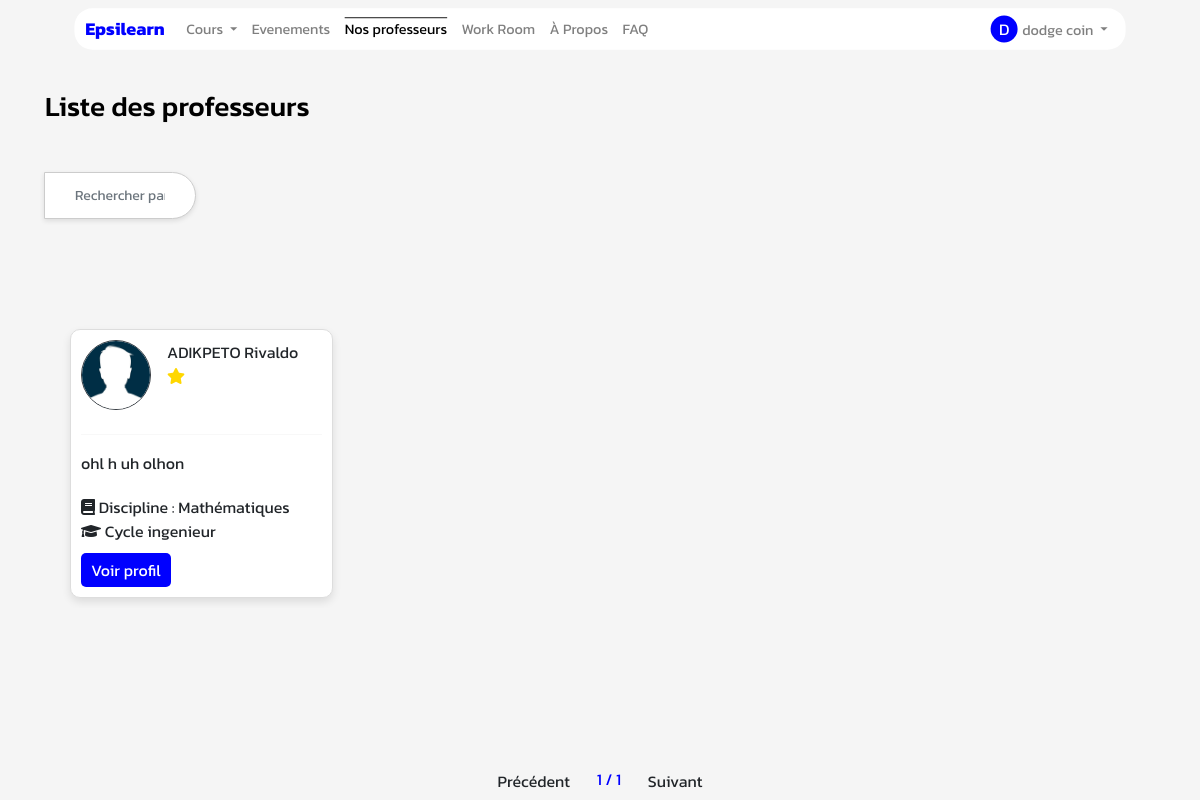
The app's page /listeprof (signed in), older data.
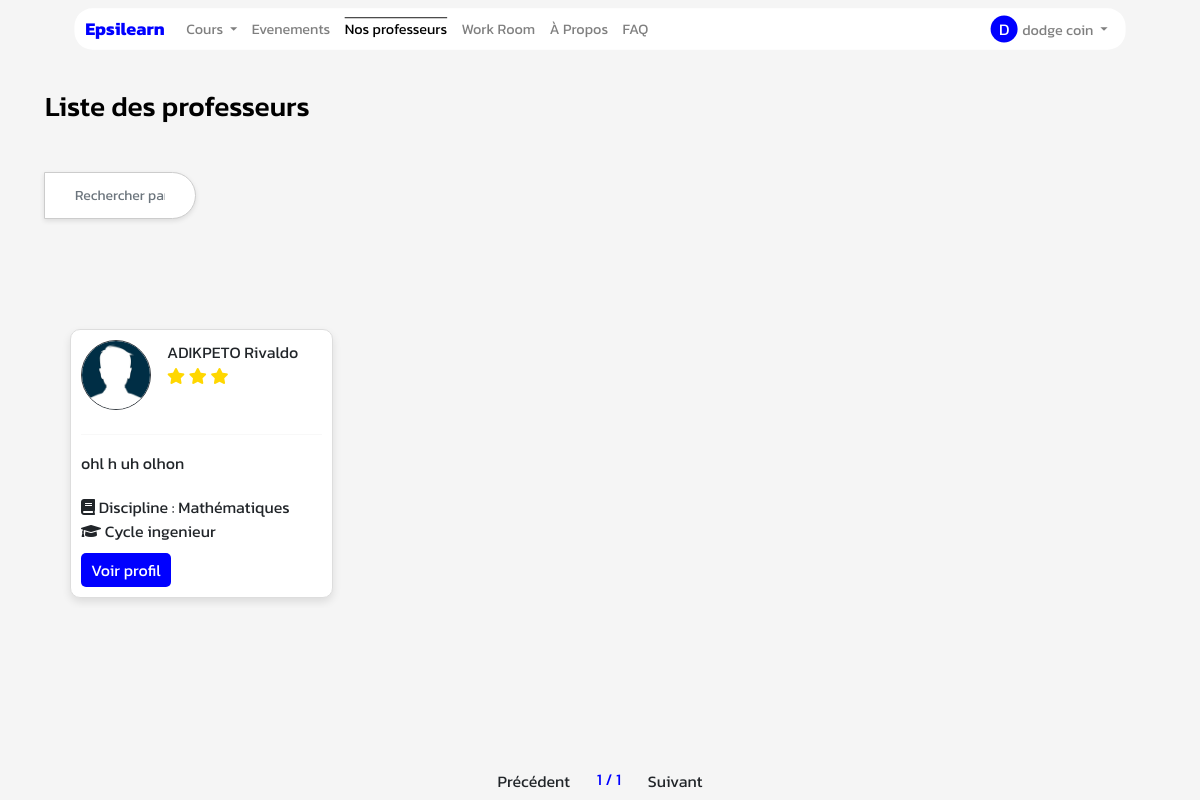
The same page, newer data.
### App/Models/models.py (models this page shows, shortened)
class User(db.Model):
    id = db.Column(db.Integer, primary_key=True)
    nom = db.Column(db.String(50))
    prenom = db.Column(db.String(50))
    nationalite = db.Column(db.String(50))
    mail = db.Column(db.String(50))
    code = db.Column(db.String(50))
    pseudo=db.Column(db.String(200))
    date_naiss=db.Column(db.DateTime)
    ter = db.Column(db.String(50),default="non")
    age=db.Column(db.Integer)
    confirmer = db.Column(db.String(50),default="non")
    mdp=db.Column(db.String(50))
    photo=db.Column(db.String(50),default="static/Profil/unknown.jpg")
    password_reset_token = db.Column(db.String(100))
    password_reset_expiration = db.Column(db.DateTime)
    role=db.Column(db.String(200))
    etudiant= db.relationship('Etudiant', backref='acces_etudiant', foreign_keys='Etudiant.id_user_e')
    prof= db.relationship('Prof', backref='acces_prof', foreign_keys='Prof.id_user_p')
    autre= db.relationship('Autre', backref='acces_autre', foreign_keys='Autre.id_user_a')

class Prof(db.Model):
    id = db.Column(db.Integer, primary_key=True)
    id_user_p = db.Column(db.Integer, db.ForeignKey('user.id'))
    formation=db.Column(db.String(50))
    Nvdetud=db.Column(db.String(50))
    filiere=db.Column(db.String(50))
    age=db.Column(db.Integer)
    Diplome=db.Column(db.String(50))
    discipline=db.Column(db.String(500))
    valider=db.Column(db.String(50),default="non")
    positif = db.Column(db.Integer,default=1)
    nefatif = db.Column(db.Integer,default=1)
    solde = db.Column(db.Float, default=0.0)
    ecole=db.Column(db.String(50))
    photo=db.Column(db.String(50),default="static/Profil/unknown.jpg")
    etoile=db.Column(db.Integer,default=1)
    vendervous=db.Column(db.String(500))
    cv=db.Column(db.String(500))

### App/Main/routes_profil.py (the view)
@MainBp.route('/listeprof')
@login_required
def listeprof():
    user_id = session.get('userid')
    return render_template('liste_professeurs.html', professeurs=professeurs,user_id=user_id)

### App/Controllers/fonction.py (called while the page is built)
def get_current_user():
    _current_user=None
    if session.get("userid"):
        user=User.query.get(session.get("userid"))
        if user:
            _current_user=user
    return _current_user

def get_prof_list():
    professeurs = (
        db.session.query(Prof, User)
        .join(User, Prof.id_user_p == User.id)
        .filter(Prof.etoile >= 1)  # Filtrer les professeurs avec au moins 3 étoiles
        .all()
    )
    if professeurs:
        return professeurs
    else:
        return []

def nombre_np():
    if session.get('role') in ["etudiant","professeur"]:
        np,_=notif(session.get("role"))
        nombre= np_nombre(us=np)
    else:
        nombre= np_nombre(us=0)
    return nombre

def nombre_nd():
    if session.get('role') in ["etudiant","professeur"]:
        _,nd=notif(session.get("role"))
        nombre= nd_nombre(us=nd)
    else:
        nd=0
        nombre= nd_nombre(us=nd)
    return nombre

### App/Decorators/__init__.py (called while the page is built)
def login_required(f):
    @wraps(f)
    def _login_required(*args,**kwargs):
        if "role" in session:
            return f(*args,**kwargs)
        else:
            session['next_url'] =request.url
            print(request.url)
            return redirect(url_for('Main.connexion'))
    return _login_required

### App/Main/routes_home.py (called while the page is built)
@MainBp.app_context_processor
def inject_param():
    return dict(current_user=current_user,np=np,nd=nd,n_stud=n_stud,user_type=session.get("role"))

### app.py (called while the page is built)
@app.after_request
def set_secure_headers(response):
    response.headers['X-Content-Type-Options'] = 'nosniff'
    response.headers['X-Frame-Options'] = 'SAMEORIGIN'
    response.headers['X-XSS-Protection'] = '1; mode=block'
    return response

@app.before_request
def update_session_time():
    if user:
        if user.id not in processed_requests and user.id is not None:
            last_activity_key = f'last_activity:{user.id}'
            redis_store.set(last_activity_key, datetime.now().strftime('%Y-%m-%d %H:%M:%S'), ex=3)
            session['online_users'] = len(redis_store.keys('last_activity:*'))
            processed_requests[user.id] = True

### App/Main/templates/liste_professeurs.html (shortened to what this page needs)
{% extends "base.html" %}
{% block style %}
  <link rel="stylesheet" href="https://maxcdn.bootstrapcdn.com/bootstrap/4.5.2/css/bootstrap.min.css">
  {% endblock %}
  {% block content %}
  <div class="container">
    <h3 class="mb-4 animate-element" data-animation="fadeInUp" style="animation-duration: 1s;color: #000000;font-family: 'Kanit'; font-size: 28px;">Liste des professeurs </h3>
    <div class="input-group mb-3">
          <div class="input-group stylish-input-group mt-4 animate-element" data-animation="fadeInUp" style="animation-duration: 1.4s;">
            <input type="text" class="form-control" id="searchUserInput" placeholder="Rechercher par nom">
        </div>
      </div>
    </div>
    <div class="container">
    <div class="container row animate-element justify-content-center" data-animation="fadeInUp" style="animation-duration: 2s;scale: 1;" id="userCards" >
      <div class="container">
      {% for user,users in professeurs %}
      <div class="card col-md-3 user-card">
      <div class="d-flex align-items-start mb-4">
        <div class="flex-shrink-0">
          <img src="{{user.photo}}"
            alt="Generic placeholder image" class="img-fluid rounded-circle border border-dark border-3"
            style="width: 70px;">
        </div>
        <div class="flex-grow-1 ms-3">
          <p class="mb-0">{{users.nom}} {{users.prenom}}</p>
          <ul class="mb-2 list-unstyled">
            <li>
              <span class="stars">
                {% for _ in range(user.etoile) %}
                  <i class="fas fa-star" style="color: gold;"></i>
                {% endfor %}
              </span>
            </li>
          </ul>
        </div>
      </div>
      <hr>
      <div>
        <p style="margin-bottom: 20px;"> {{user.vendervous}}</p>
        <p class="mb-0" style="margin-bottom: 20px;">
            <i class="fas fa-book discipline-icon"></i> Discipline :
            {{user.discipline}}
        </p>
        <p class="mb-0">
            <i class="fas fa-graduation-cap formation-icon"></i>
            {{user.formation}}
        </p>
      <button class="choose-button" onclick="window.location.href='/profilprof/{{user.id}}'" style="background-color:blue">Voir profil</button>
    </div>
  </div>
</div>
{% endfor %}
</div>
    </div>
    <div class="navigation-buttons fixed-bottom" style="text-align: center; margin-top: 20px;bottom: 0px;">
      <button class="btn btn-navigation" onclick="scrollPanels(-1)">Précédent</button>
      <span id="pageNumber" style="margin: 0 10px;color: blue;"></span>
      <button class="btn btn-navigation" onclick="scrollPanels(1)">Suivant</button>
  </div>
  </div>
{% endblock %}

### App/Main/templates/base.html (shortened to what this page needs)
<!DOCTYPE html>
<html>
<head>
    <link href="https://cdn.jsdelivr.net/npm/bootstrap@5.3.0/dist/css/bootstrap.min.css" rel="stylesheet">
    <link
    rel="stylesheet"
    href="https://pro.fontawesome.com/releases/v5.10.0/css/all.css"
  />
  <link rel="stylesheet" href="https://cdnjs.cloudflare.com/ajax/libs/animate.css/4.1.1/animate.min.css">
    {% block style %}{% endblock %}
</head>
<body style="font-family: 'Kanit';">
 <div class="page-content hidden">
    {% block nav %}
    <nav class="navbar navbar-expand-lg navbar-light bg-transparent " style="display: flex;justify-content: center; height: 40px;scale: 0.9;z-index: 9999999999999999999999;" >
        <div class="container-fluid text-center" style="background-color: rgb(255, 255, 255);border-radius: 20px;z-index: 9;opacity: 1;margin-top: 20px;padding: 0 12px;">
            <a class="navbar-brand" href="/accueil" style="color: blue;">Epsilearn</a>
            <div class="collapse navbar-collapse" id="navbarNav">
                <ul class="navbar-nav" style="z-index: 99999999999999999;">
                    {% if user_type == 'professeur' %}
                    {% if np.us>0 %}
                    <style>
                        #prg{
                            color: brown;
                            font-weight: bold;
                        }
                    </style>
                    {% endif %}
                    {% if nd.us > 0 %}
                    <style>
                        #dmd{
                            color: brown;
                            font-weight: bold;
                        }
                    </style>
                    {% endif %}
                    <li class="nav-item dropdown" >
                        <a class="nav-link dropdown-toggle" href="#" id="navbarDropdownMenuLink" role="button" data-bs-toggle="dropdown" aria-expanded="false">
                            Cours
                        </a>
                        <ul class="dropdown-menu" aria-labelledby="navbarDropdownMenuLink">
                            <li><a id="prg" class="dropdown-item" href="/programme">Programmes{% if np.us > 0 %}({{np.us}}){% endif %}</a></li>
                            <li><a id="dmd" class="dropdown-item" href="/demande">Demandes{% if nd.us > 0 %}({{nd.us}}){% endif %}</a></li>
                            <li><a class="dropdown-item" href="/offre">Offres</a></li>
                            <li><a class="dropdown-item" href="/cours-crees">Mes services</a></li>
                        </ul>
                    </li>
                    <li class="nav-item">
                        <a class="nav-link" id="evenement" href="/evenement">Evenements</a>
                    </li>
                    <li class="nav-item">
                        <a class="nav-link"  id="workroom" href="/chambrepomodoro">Work Room</a>
                    </li>
                    <li class="nav-item">
                        <a class="nav-link" id="about"  href="/about">À Propos</a>
                    </li>
                    <li class="nav-item">
                        <a class="nav-link" id="faq"  href="/faq">FAQ</a>
                    </li>
                    {% elif user_type == 'etudiant' %}
                    <li class="nav-item dropdown">
                        <a class="nav-link dropdown-toggle"  href="#" id="navbarDropdownMenuLink"  role="button" data-bs-toggle="dropdown" aria-expanded="false">
                            Cours
                        </a>
                    </li>
                    <li class="nav-item">
                        <a class="nav-link" id="evenement" href="/evenement">Evenements</a>
                    </li>
                    <li class="nav-item">
                      <a class="nav-link" id="listeprof" href="/listeprof">Nos professeurs</a>
                  </li>
                  <li class="nav-item">
                    <a class="nav-link"  id="workroom" href="/chambrepomodoro">Work Room</a>
                  </li>
                <li class="nav-item">
                    <a class="nav-link" id="about" href="/about">À Propos</a>
                </li>
                  <li class="nav-item">
                    <a class="nav-link" id="faq"  href="/faq">FAQ</a>
                </li>
                    {% endif %}
                </ul>
                <ul class="navbar-nav ms-auto">
                    {% if current_user %}
                    <li class="nav-item dropdown">
                        <a class="nav-link dropdown-toggle" href="#" id="navbarDropdownMenuLink2" role="button" data-bs-toggle="dropdown" aria-expanded="false">
                            <span class="user-initials">{{ current_user.nom|first }}</span>{{ current_user.nom }} {{ current_user.prenom }}
                        </a>
                    </li>
                    {% endif %}
                </ul>
            </div>
        </div>
    </nav>
    {% endblock %}
    <div  style="font-family:'Kanit';overflow-x:hidden;overflow-y: hidden;">
        {% block content %}
        {% endblock %}
    </div>
</body>
</html>

### App/Main/templates/base.html (style rules this page uses)
.loaded .page-content { display: block; }
.navbar-brand { font-weight: bold; }
.user-initials { width: 30px; height: 30px; border-radius: 50%; background-color: blue; color: #ffffff; font-size: 18px; display: inline-flex; align-items: center; justify-content: center; margin-right: 5px; text-transform: uppercase; }

### App/Main/templates/liste_professeurs.html (style rules this page uses)
body { background-color: #f5f5f5; }
.container { margin-top: 50px; }
.user-card { border: 1px solid #ddd; border-radius: 10px; padding: 10px; margin: 10px; background-color: #fff; box-shadow: 0 4px 8px rgba(0, 0, 0, 0.1); }
#listeprof { text-decoration: overline ; color: rgb(0, 0, 0) }
.choose-button { background-color: #000000; color: #fff; border: none; padding: 5px 10px; border-radius: 5px; cursor: pointer; margin-top: 10px; }
.stylish-input-group { border: 1px solid #ccc; border-radius: 25px; padding: 5px 15px; box-shadow: 0 2px 5px rgba(0, 0, 0, 0.1); background-color: white; display: inline-block; width: auto; }
.stylish-input-group input[type="text"] { border: none; outline: none; box-shadow: none; padding: 15px; font-size: 14px; width: 120px; transition: width 0.3s ease-in-out; border-radius: 25px 0px 0px 25px; }

Row changes from the older to the newer data that the page shows:
changed Prof "ohl h uh olhon": etoile 1 → 3 (drawn)
